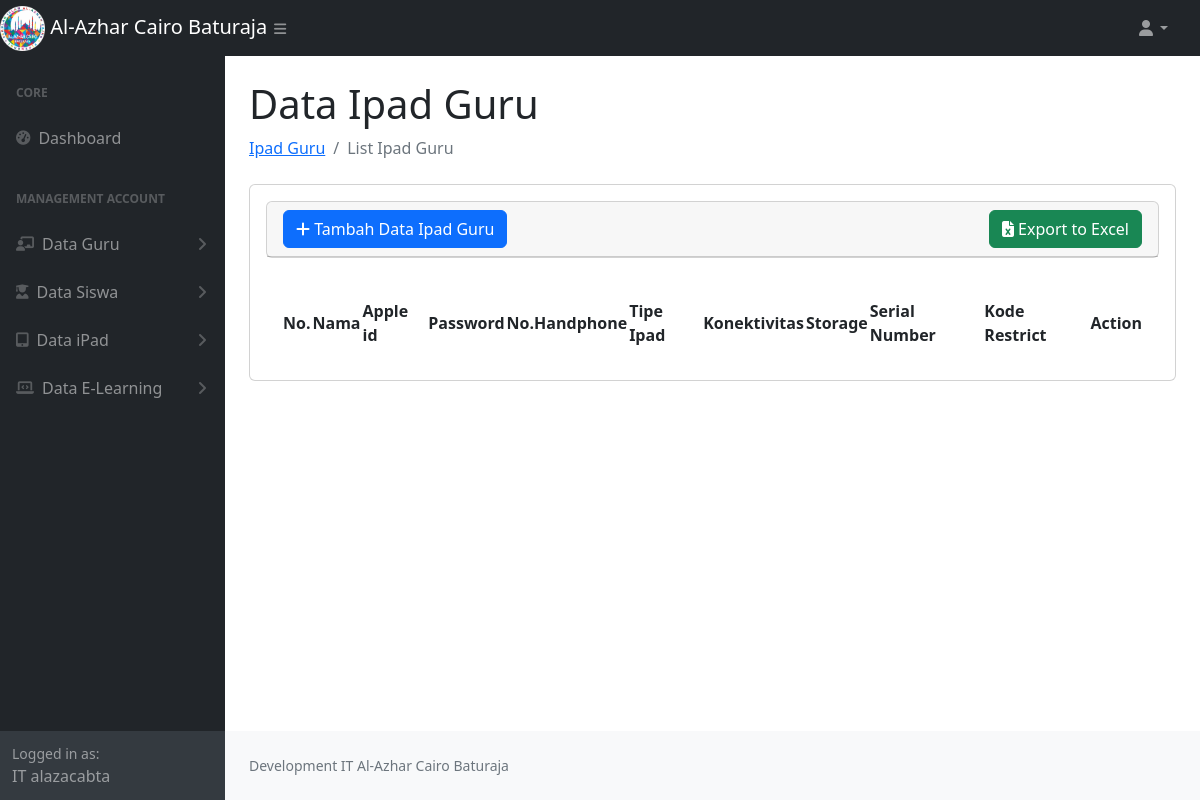
Page /data_ipad_guru.php on the earlier database version.
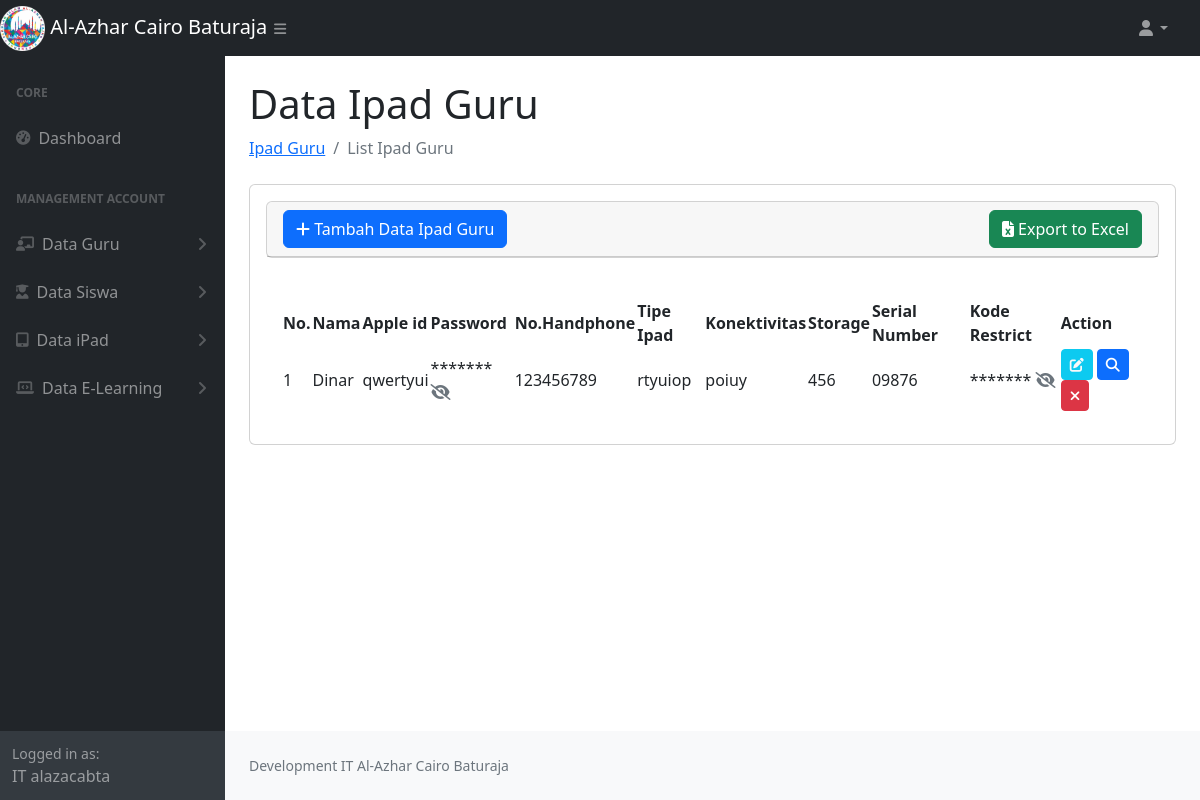
Same page on the later database version.
### tables this page shows
CREATE TABLE `dataipad` (
  `id_apple` int NOT NULL AUTO_INCREMENT,
  `nama` varchar(200) NOT NULL,
  `apple_id` varchar(200) NOT NULL,
  `password` varchar(100) NOT NULL,
  `no_handphone` varchar(50) NOT NULL,
  `tipe_ipad` varchar(100) NOT NULL,
  `konektivitas` varchar(50) NOT NULL,
  `storage` varchar(20) NOT NULL,
  `serial_number` varchar(50) NOT NULL,
  `kode_restrict` varchar(20) NOT NULL,
  `type` enum('Guru','Siswa') DEFAULT NULL,
  PRIMARY KEY (`id_apple`)
);

### data_ipad_guru.php (the view, shortened to what the changed rows need)
<?php
require_once 'function.php';
$type = 'Guru';
$sql = "SELECT * FROM dataipad WHERE type = ?";
$stmt = $conn->prepare($sql);
$stmt->bind_param("s", $type);
$stmt->execute();
$result = $stmt->get_result();
$dataIpadGuru = [];
while ($row = $result->fetch_assoc()) {
    $dataIpadGuru[] = $row;
}
?>
<!DOCTYPE html>
<html lang="en">
    <head>
        <link href="https://cdn.jsdelivr.net/npm/simple-datatables@7.1.2/dist/style.min.css" rel="stylesheet" />
        <link href="css/styles.css" rel="stylesheet" />
        <link rel="stylesheet" href="https://cdnjs.cloudflare.com/ajax/libs/toastr.js/latest/toastr.css">
        <link rel="stylesheet" href="https://cdnjs.cloudflare.com/ajax/libs/font-awesome/6.7.2/css/all.min.css">
    </head>
    <body class="sb-nav-fixed">
        <div id="layoutSidenav">
            <div id="layoutSidenav_content">
                <main>
                    <div class="container-fluid px-4">
                        <h1 class="mt-4">Data Ipad Guru</h1>
                        <div class="card mb-4">
                            <div class="card-body">
                            <div class="card-body">
                                <table id="datatablesSimple">
                                    <thead>
                                        <tr>
                                            <th>No.</th>
                                            <th>Nama</th>
                                            <th>Apple id</th>
                                            <th>Password</th>
                                            <th>No.Handphone</th>
                                            <th>Tipe Ipad</th>
                                            <th>Konektivitas</th>
                                            <th>Storage</th>
                                            <th>Serial Number</th>
                                            <th>Kode Restrict</th>
                                            <th>Action</th>
                                        </tr>
                                    </thead>
                                    <tbody>
                                        <?php
                                            foreach ($dataIpadGuru as $key => $data) {
                                        ?>
                                        <tr>
                                            <td><?= $key + 1; ?></td>
                                            <td><?= $data['nama']; ?></td>
                                            <td><?= $data['apple_id']; ?></td>
                                            <td>
                                                <span>*******</span>
                                                <a href="javascript:void(0)" class="show-password text-muted" title="Lihat Password" data-password="<?= $data['password']; ?>">
                                                    <i class="fas fa-eye-slash"></i>
                                                </a>
                                            </td>
                                            <td><?= $data['no_handphone']; ?></td>
                                            <td><?= $data['tipe_ipad']; ?></td>
                                            <td><?= $data['konektivitas']; ?></td>
                                            <td><?= $data['storage']; ?></td>
                                            <td><?= $data['serial_number']; ?></td>
                                             <td>
                                                <span>*******</span>
                                                <a href="javascript:void(0)" class="show-restrict text-muted" title="Lihat Kode Restrict" data-restrict="<?= $data['kode_restrict']; ?>">
                                                    <i class="fas fa-eye-slash"></i>
                                                </a>
                                            </td>
                                            <td>
                                                <a href="javascript:void(0)" data-url="<?= 'show_ipad_guru.php' ?>" data-id="<?= $data['id_apple'] ?>" class="edit btn btn-info btn-sm text-light "> <i class="fas fa-edit"></i></a>
                                                <a href="javascript:void(0)" data-url="<?= 'show_ipad_guru.php' ?>" data-id="<?= $data['id_apple'] ?>" class="detail btn btn-primary btn-sm"> <i class="fas fa-search"></i></a>
                                                <a href="javascript:void(0)" data-url="<?= 'delete_ipad_guru.php' ?>" data-id="<?= $data['id_apple'] ?>" class="delete btn btn-danger btn-sm"> <i class="fas fa-times"></i></a>
                                            </td>
                                        </tr>
                                        <?php
                                            }
                                        ?>
                                    </tbody>
                                </table>
                            </div>
                        </div>
                    </div>
                </main>
            </div>
        </div>
    </body>
</html>

Differences in the rows shown:
added dataipad: nama "Dinar", apple "qwertyui", no_handphone "123456789", tipe_ipad "rtyuiop", konektivitas "poiuy", storage "456", serial_number "09876"
